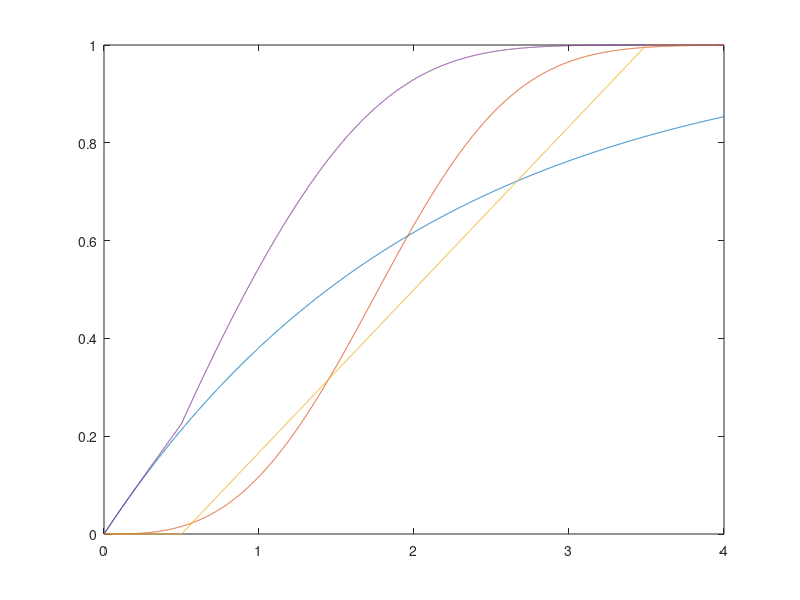

Here is the MATLAB script that generated this plot:
N = 5000;
x = linspace(0, 4.0, N);

mu1 = 0.48;
cdf_exp = 1-exp(-x.*mu1);

plot(x, cdf_exp)

a = 0.5;
b = 3.5;
cdf_uniform = zeros(size(x));
for i=1:length(x)
    if (x(i) >= a) && (x(i)< b)
        cdf_uniform(i) = (x(i)-a)/(b-a);
    elseif (x(i) >= b)
            cdf_uniform(i) = 1;
    end  
    
end

lambda = 2;
k = 3;
cdf_weibull =1 - exp((-x./lambda).^k);

cdf_min = 1-(1-cdf_exp).*(1-cdf_uniform).*(1-cdf_weibull);

minmean = cumtrapz(x(2:end)'.*diff(cdf_min'));
minmean(end)

plot(x, cdf_exp)
hold on;
plot(x, cdf_weibull)
plot(x, cdf_uniform)
plot(x, cdf_min)

csvwrite('mincdf.csv', [x' cdf_min']);
csvwrite('expcdf.csv', [x' cdf_exp']);
csvwrite('uniformcdf.csv', [x' cdf_uniform']);
csvwrite('weibullcdf.csv', [x' cdf_weibull']);

